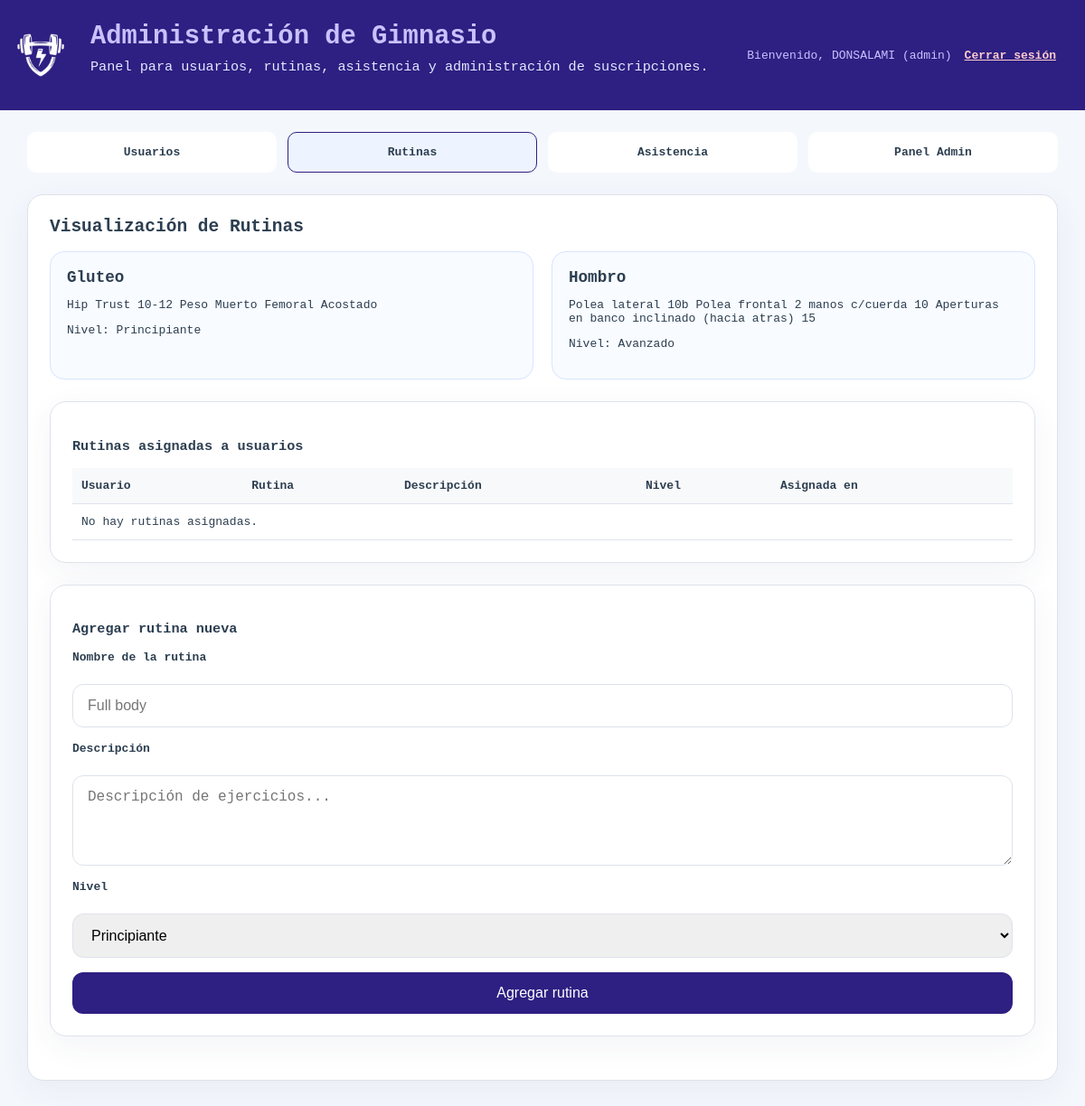
/index.php?section=rutinas (signed in), run on the app's committed database.
### tables this page shows
CREATE TABLE IF NOT EXISTS `rutinas` (
  `id` int UNSIGNED NOT NULL AUTO_INCREMENT,
  `nombre` varchar(255) NOT NULL,
  `descripcion` text,
  `nivel` varchar(50) NOT NULL,
  PRIMARY KEY (`id`)
);

### index.php (the view, shortened to what this page needs)
<?php
require 'conexiongym.php';
$isAdmin = isset($_SESSION['user_role']) && $_SESSION['user_role'] === 'admin';
$active_section = $_GET['section'] ?? 'usuarios';
$routines_query = "SELECT id, nombre, descripcion, nivel FROM rutinas";
$routines_result = mysqli_query($F, $routines_query);
if ($isAdmin) {
    $assigned_routines_query = "SELECT ra.id, u.Nombre AS usuario_nombre, r.nombre AS rutina_nombre, r.descripcion, r.nivel, ra.asignada_en FROM rutinas_asignadas ra JOIN usuarios u ON ra.usuario_id = u.id JOIN rutinas r ON ra.rutina_id = r.id ORDER BY ra.asignada_en DESC";
    $assigned_routines_result = mysqli_query($F, $assigned_routines_query);
}
?>
<!DOCTYPE html>
<html lang="es">
<head>
</head>
<body>
  <header>
    <section>
      <h1>Administración de Gimnasio</h1>
      <p class="status">Panel para usuarios, rutinas, asistencia y administración de suscripciones.</p>
    </section>
    <section class="header-actions">
      <?php if (isset($_SESSION['user_name'])): ?>
        <p id="userStatus">Bienvenido, <?php echo htmlspecialchars($_SESSION['user_name']); ?> (<?php echo htmlspecialchars($_SESSION['user_role'] ?? 'usuario'); ?>)</p>
        <p><a href="?logout=1" style="color: #ffcccc; text-decoration: underline;">Cerrar sesión</a></p>
      <?php else: ?>
        <p id="userStatus">No has iniciado sesión.</p>
        <button id="loginPageButton" class="secondary">Ir a inicio de sesión</button>
      <?php endif; ?>
    </section>
  </header>
  <main class="container">
    <nav class="nav-buttons">
      <a href="?section=usuarios" class="<?php echo $active_section === 'usuarios' ? 'active' : ''; ?>">Usuarios</a>
      <a href="?section=rutinas" class="<?php echo $active_section === 'rutinas' ? 'active' : ''; ?>">Rutinas</a>
      <a href="?section=asistencia" class="<?php echo $active_section === 'asistencia' ? 'active' : ''; ?>">Asistencia</a>
      <?php if ($isAdmin): ?>
      <a href="?section=admin" class="<?php echo $active_section === 'admin' ? 'active' : ''; ?>">Panel Admin</a>
      <?php endif; ?>
    </nav>
    <section id="rutinas" class="section <?php echo $active_section === 'rutinas' ? 'active' : ''; ?> card">
      <h2>Visualización de Rutinas</h2>
      <?php if ($isAdmin): ?>
      <section class="routines-grid" id="routineCards">
        <?php if ($routines_result): ?>
          <?php while ($routine = mysqli_fetch_assoc($routines_result)): ?>
          <article class="routine-card">
            <h3><?php echo htmlspecialchars($routine['nombre']); ?></h3>
            <p><?php echo htmlspecialchars($routine['descripcion']); ?></p>
            <p>Nivel: <?php echo htmlspecialchars($routine['nivel']); ?></p>
          </article>
          <?php endwhile; ?>
        <?php else: ?>
          <p>No hay rutinas disponibles.</p>
        <?php endif; ?>
      </section>
      <?php endif; ?>
      <section class="card" style="margin-top: 24px;">
        <h3><?php echo $isAdmin ? 'Rutinas asignadas a usuarios' : 'Mis rutinas asignadas'; ?></h3>
        <table>
          <thead>
            <tr>
              <?php if ($isAdmin): ?>
                <th>Usuario</th>
              <?php endif; ?>
              <th>Rutina</th>
              <th>Descripción</th>
              <th>Nivel</th>
              <th>Asignada en</th>
            </tr>
          </thead>
          <tbody>
            <?php if ($assigned_routines_result && mysqli_num_rows($assigned_routines_result) > 0): ?>
              <?php while ($assigned = mysqli_fetch_assoc($assigned_routines_result)): ?>
              <tr>
                <?php if ($isAdmin): ?>
                  <td><?php echo htmlspecialchars($assigned['usuario_nombre']); ?></td>
                <?php endif; ?>
                <td><?php echo htmlspecialchars($assigned['rutina_nombre']); ?></td>
                <td><?php echo htmlspecialchars($assigned['descripcion']); ?></td>
                <td><?php echo htmlspecialchars($assigned['nivel']); ?></td>
                <td><?php echo htmlspecialchars($assigned['asignada_en']); ?></td>
              </tr>
              <?php endwhile; ?>
            <?php else: ?>
              <tr><td colspan="<?php echo $isAdmin ? '5' : '4'; ?>">No hay rutinas asignadas.</td></tr>
            <?php endif; ?>
          </tbody>
        </table>
      </section>
      <?php if ($isAdmin): ?>
      <section class="card" style="margin-top: 24px;">
        <h3>Agregar rutina nueva</h3>
        <form id="routineForm" method="POST">
          <label for="routineName">Nombre de la rutina</label>
          <input id="routineName" name="routineName" type="text" placeholder="Full body" required>
          <label for="routineDescription">Descripción</label>
          <textarea id="routineDescription" name="routineDescription" placeholder="Descripción de ejercicios..."></textarea>
          <label for="routineLevel">Nivel</label>
          <select id="routineLevel" name="routineLevel">
            <option value="Principiante">Principiante</option>
          </select>
          <button type="submit" name="add_routine" class="primary">Agregar rutina</button>
        </form>
      </section>
      <?php endif; ?>
    </section>
  </main>
</body>
</html>

### index.php (style rules this page uses)
:root { --bg: #f4f7fc; --surface: #ffffff; --primary: #2e1f82; --primary-dark: #2e1f82; --danger: #d3c612; --success: #198754; --text: #2c3e50; --muted: #6c757d; --border: #dde2eb; }
* { box-sizing: border-box; }
body { margin: 0; font-family: monospace; background: var(--bg); color: var(--text); }
header { background: var(--primary); color: #c8c2ff; padding: 24px 32px; display: flex; justify-content: space-between; align-items: center; flex-wrap: wrap; background-image: url("LogoGym.png"); background-size: 90px; background-position: left center; background-repeat: no-repeat; padding-left: 100px; }
header h1 { margin: 0; font-size: 1.8rem; }
.header-actions { display: flex; flex-wrap: wrap; gap: 14px; align-items: center; }
.header-actions p { margin: 0; }
a { color: var(--primary); text-decoration: none; font-weight: 600; }
header .status { margin-top: 8px; font-size: 0.95rem; color: #e2e9ff; }
.container { max-width: 1180px; margin: 24px auto; padding: 0 20px 40px; }
.nav-buttons { display: grid; grid-template-columns: repeat(4, minmax(0, 1fr)); gap: 12px; margin-bottom: 24px; }
.nav-buttons a { padding: 14px 18px; border: 1px solid transparent; border-radius: 10px; background: white; cursor: pointer; transition: all 0.2s ease; font-weight: 600; display: block; text-align: center; text-decoration: none; color: var(--text); }
.nav-buttons a.active, .nav-buttons a:hover { border-color: var(--primary); background: #eef4ff; }
.card { background: var(--surface); border: 1px solid var(--border); border-radius: 18px; padding: 24px; margin-bottom: 24px; box-shadow: 0 10px 35px rgba(56, 76, 120, 0.06); }
.card h2 { margin-top: 0; }
form { display: grid; gap: 16px; }
label { display: block; font-weight: 600; margin-bottom: 6px; }
input, select, button, textarea { width: 100%; border-radius: 12px; border: 1px solid var(--border); padding: 14px 16px; font-size: 1rem; }
textarea { resize: vertical; min-height: 100px; }
button.primary { background: var(--primary); color: white; border: none; }
table { width: 100%; border-collapse: collapse; margin-top: 12px; }
th, td { padding: 12px 10px; border-bottom: 1px solid var(--border); text-align: left; }
th { background: #f8f9fa; font-weight: 700; }
.section { display: none; }
.section.active { display: block; }
.routines-grid { display: grid; grid-template-columns: repeat(auto-fit, minmax(220px, 1fr)); gap: 20px; }
.routine-card { background: #f8fbff; border: 1px solid #d8e5ff; border-radius: 16px; padding: 18px; }
.routine-card h3 { margin: 0 0 10px; font-size: 1.1rem; }

### data on the page
rutinas: nombre "Gluteo", descripcion "Hip Trust 10-12 Peso Muerto Femoral Acostado", nivel "Principiante"
rutinas: nombre "Hombro", descripcion "Polea lateral 10b Polea frontal 2 manos c/cuerda 10 Aperturas en banco inclinado (hacia atras) 15", nivel "Avanzado"

### other printed values
$_SESSION['user_name'] "DONSALAMI"
$_SESSION['user_role'] "admin"
